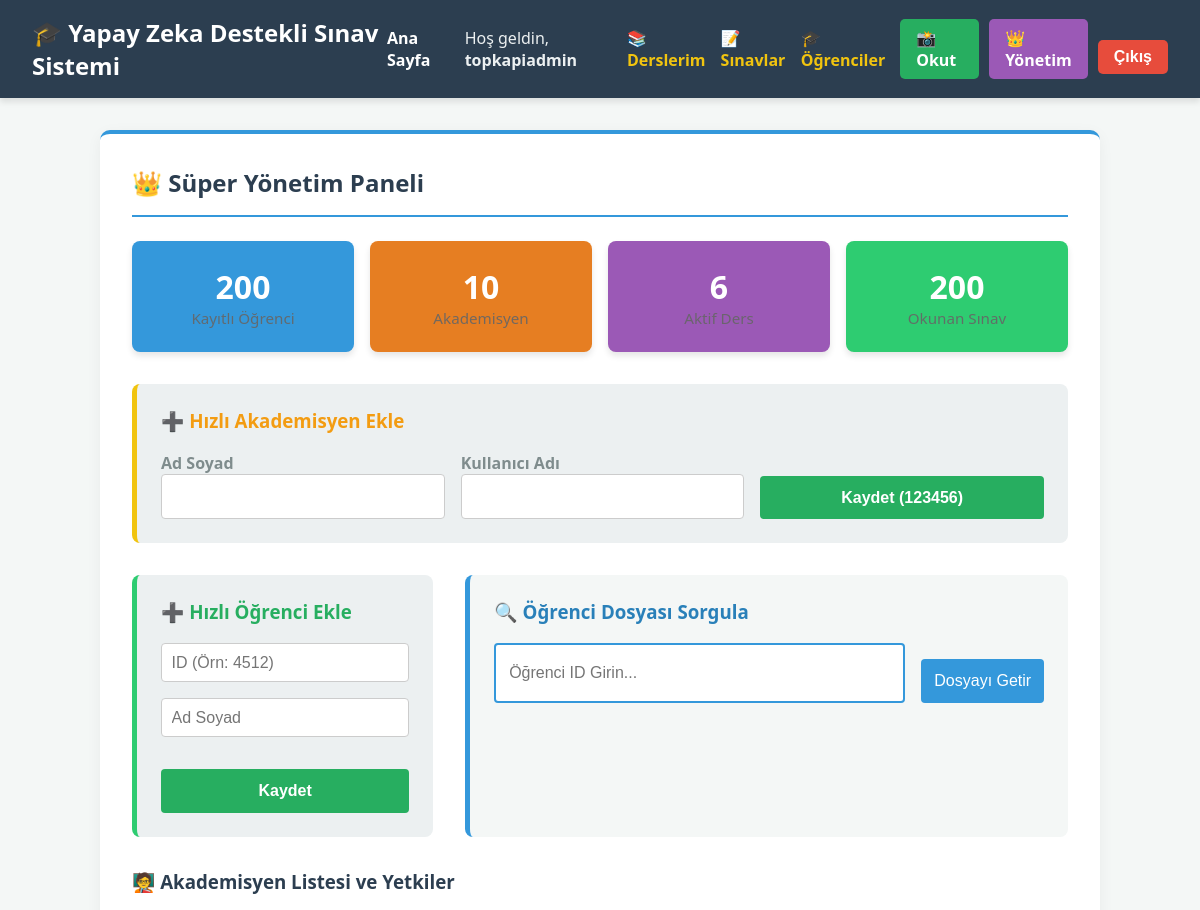
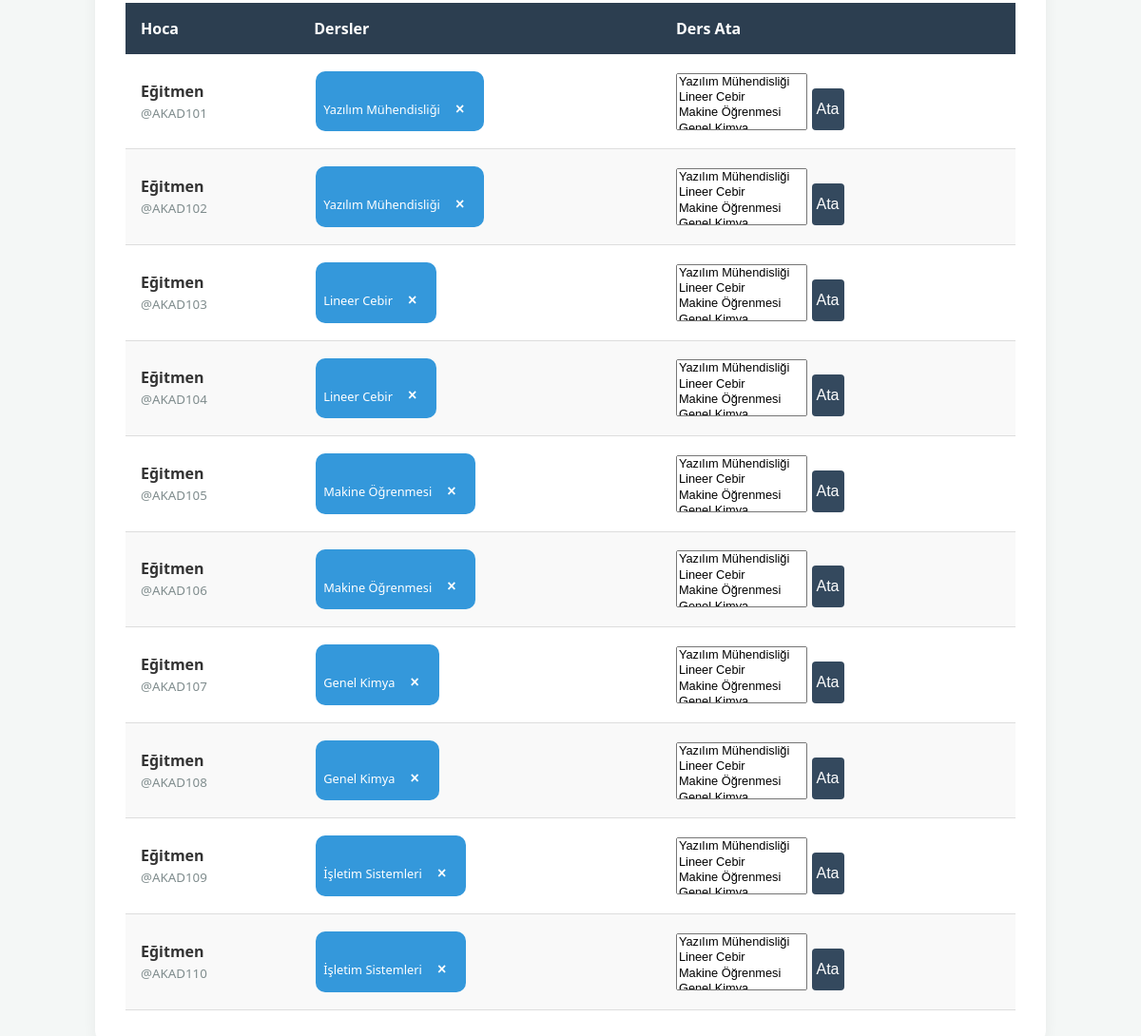
Screenshot of /okuyucu/yonetim-paneli/ (signed in) with the database file from the repository (2 pictures, top to bottom).
### okuyucu/models.py (models this page shows, shortened)
class Akademisyen(models.Model):
    user = models.OneToOneField(User, on_delete=models.CASCADE, null=True, blank=True, related_name="akademisyen_profili")
    akademisyen_id = models.CharField(max_length=20, unique=True, verbose_name="Akademisyen ID")
    verdigi_dersler = models.ManyToManyField(
        'Ders',
        related_name='akademisyenler',
        blank=True,
        verbose_name="Verdiği Dersler"
    )

class Ders(models.Model):
    ders_id = models.CharField(max_length=10, primary_key=True, verbose_name="Ders Kodu")
    ders_adi = models.CharField(max_length=100, verbose_name="Ders Adı")

### okuyucu/views.py (the view, shortened to what this page needs)
# urls.py: path('yonetim-paneli/', views.admin_dashboard, name='admin_dashboard'),
@user_passes_test(is_super_admin, login_url='/okuyucu/login/')
def admin_dashboard(request):
    from django.contrib.auth.models import User
    searched_ogrenci = None
    ogrenci_karnesi = None
    context = {
        'toplam_ogrenci': Ogrenci.objects.count(),
        'toplam_akademisyen': Akademisyen.objects.count(),
        'toplam_ders': Ders.objects.count(),
        'toplam_sinav_kagidi': SinavSonucu.objects.filter(onaylandi_mi=True).count(),
        'akademisyenler': Akademisyen.objects.select_related('user').prefetch_related('verdigi_dersler').all(),
        'bostaki_akademisyenler': Akademisyen.objects.filter(verdigi_dersler__isnull=True).select_related('user').distinct(),
        'dersler': Ders.objects.all(),
        'searched_ogrenci': searched_ogrenci,
        'ogrenci_karnesi': ogrenci_karnesi,
    }
    return render(request, 'admin_dashboard.html', context)

### okuyucu/views.py (called while the page is built)
def is_super_admin(user):
    return user.is_authenticated and user.is_superuser

### okuyucu/templates/admin_dashboard.html (shortened to what this page needs)
{% extends 'base.html' %}
{% block content %}
<div class="card" style="margin-top: 2rem;">
    <h2 style="color: #2c3e50; border-bottom: 2px solid #3498db; padding-bottom: 1rem; margin-bottom: 1.5rem;">👑 Süper
        Yönetim Paneli</h2>
    <div
        style="display: grid; grid-template-columns: repeat(auto-fit, minmax(200px, 1fr)); gap: 1rem; margin-bottom: 2rem;">
        <div
            style="background-color: #3498db; color: white; padding: 1.5rem; border-radius: 8px; text-align: center; box-shadow: 0 4px 6px rgba(0,0,0,0.1);">
            <h3 style="margin: 0; font-size: 2rem;">{{ toplam_ogrenci }}</h3>
            <p style="margin: 0; opacity: 0.9;">Kayıtlı Öğrenci</p>
        </div>
        <div
            style="background-color: #e67e22; color: white; padding: 1.5rem; border-radius: 8px; text-align: center; box-shadow: 0 4px 6px rgba(0,0,0,0.1);">
            <h3 style="margin: 0; font-size: 2rem;">{{ toplam_akademisyen }}</h3>
            <p style="margin: 0; opacity: 0.9;">Akademisyen</p>
        </div>
        <div
            style="background-color: #9b59b6; color: white; padding: 1.5rem; border-radius: 8px; text-align: center; box-shadow: 0 4px 6px rgba(0,0,0,0.1);">
            <h3 style="margin: 0; font-size: 2rem;">{{ toplam_ders }}</h3>
            <p style="margin: 0; opacity: 0.9;">Aktif Ders</p>
        </div>
        <div
            style="background-color: #2ecc71; color: white; padding: 1.5rem; border-radius: 8px; text-align: center; box-shadow: 0 4px 6px rgba(0,0,0,0.1);">
            <h3 style="margin: 0; font-size: 2rem;">{{ toplam_sinav_kagidi }}</h3>
            <p style="margin: 0; opacity: 0.9;">Okunan Sınav</p>
        </div>
    </div>
    <div
        style="background-color: #ecf0f1; padding: 1.5rem; border-radius: 8px; margin-bottom: 2rem; border-left: 5px solid #f1c40f;">
        <h3 style="margin-top: 0; color: #f39c12;">➕ Hızlı Akademisyen Ekle</h3>
        <form action="{% url 'okuyucu:admin_dashboard' %}" method="POST"
            style="display: grid; grid-template-columns: repeat(auto-fit, minmax(200px, 1fr)); gap: 1rem; align-items: end;">
            <div>
                <label style="font-weight: bold; color: #7f8c8d;">Ad Soyad</label>
                <input type="text" name="ad_soyad" required
                    style="width: 100%; padding: 0.8rem; border: 1px solid #ccc; border-radius: 4px; box-sizing: border-box;">
            </div>
            <div>
                <label style="font-weight: bold; color: #7f8c8d;">Kullanıcı Adı</label>
                <input type="text" name="username" required
                    style="width: 100%; padding: 0.8rem; border: 1px solid #ccc; border-radius: 4px; box-sizing: border-box;">
            </div>
            <button type="submit"
                style="background-color: #27ae60; color: white; padding: 0.8rem; font-weight: bold; border: none; border-radius: 4px; cursor: pointer;">Kaydet
                (123456)</button>
        </form>
    </div>
    <div style="display: grid; grid-template-columns: 1fr 2fr; gap: 2rem; margin-bottom: 2rem;">
        <div style="background-color: #ecf0f1; padding: 1.5rem; border-radius: 8px; border-left: 5px solid #2ecc71;">
            <h3 style="margin-top: 0; color: #27ae60;">➕ Hızlı Öğrenci Ekle</h3>
            <form action="{% url 'okuyucu:admin_dashboard' %}" method="POST"
                style="display: flex; flex-direction: column; gap: 1rem;">
                <input type="text" name="ogrenci_id" placeholder="ID (Örn: 4512)" required
                    style="padding: 0.6rem; border: 1px solid #ccc; border-radius: 4px;">
                <input type="text" name="ad_soyad" placeholder="Ad Soyad" required
                    style="padding: 0.6rem; border: 1px solid #ccc; border-radius: 4px;">
                <button type="submit"
                    style="background-color: #27ae60; color: white; padding: 0.8rem; border: none; border-radius: 4px; font-weight: bold; cursor: pointer;">Kaydet</button>
            </form>
        </div>
        <div style="background-color: #f4f7f6; padding: 1.5rem; border-radius: 8px; border-left: 5px solid #3498db;">
            <h3 style="margin-top: 0; color: #2980b9;">🔍 Öğrenci Dosyası Sorgula</h3>
            <form action="{% url 'okuyucu:admin_dashboard' %}" method="POST"
                style="display: flex; gap: 1rem; margin-bottom: 1rem;">
                <input type="text" name="search_id" placeholder="Öğrenci ID Girin..." required
                    style="flex-grow: 1; padding: 0.8rem; border: 2px solid #3498db; border-radius: 4px;">
                <button type="submit"
                    style="background-color: #3498db; color: white; padding: 0.8rem; border: none; border-radius: 4px; cursor: pointer;">Dosyayı
                    Getir</button>
            </form>
        </div>
    </div>
    <h3 style="color: #2c3e50;">🧑‍🏫 Akademisyen Listesi ve Yetkiler</h3>
    <table style="width: 100%; border-collapse: collapse;">
        <thead>
            <tr style="background-color: #2c3e50; color: white;">
                <th style="padding: 1rem; text-align: left;">Hoca</th>
                <th style="padding: 1rem; text-align: left;">Dersler</th>
                <th style="padding: 1rem; text-align: left;">Ders Ata</th>
            </tr>
        </thead>
        <tbody>
            {% for akad in akademisyenler %}
            <tr class="{% cycle 'row-renk-1' 'row-renk-2' %}" style="border-bottom: 1px solid #ddd;">
                <td style="padding: 1rem;">
                    <strong>{{ akad.user.first_name|default:akad.user.username }}</strong><br>
                    <small style="color: #7f8c8d;">@{{ akad.user.username }}</small>
                </td>
                <td style="padding: 1rem;">
                    {% for d in akad.verdigi_dersler.all %}
                    <span
                        style="display: inline-block; background: #3498db; color: white; padding: 2px 8px; border-radius: 10px; font-size: 0.8rem; margin: 2px;">
                        {{ d.ders_adi }}
                        <form action="{% url 'okuyucu:admin_dashboard' %}" method="POST" style="display: inline;">
                            <button type="submit"
                                style="background: none; border: none; color: white; cursor: pointer; font-weight: bold;">&times;</button>
                        </form>
                    </span>
                    {% empty %}
                    <span style="color: #e74c3c; font-style: italic;">Atanmadı</span>
                    {% endfor %}
                </td>
                <td style="padding: 1rem;">
                    <form action="{% url 'okuyucu:admin_dashboard' %}" method="POST" style="display: flex; gap: 5px;">
                        <select name="ders_ids" multiple style="height: 60px; font-size: 0.8rem;">
                            {% for ders in dersler %}
                            <option value="{{ ders.pk }}">{{ ders.ders_adi }}</option>
                            {% endfor %}
                        </select>
                        <button type="submit"
                            style="background: #34495e; color: white; border: none; padding: 5px; border-radius: 4px; cursor: pointer;">Ata</button>
                    </form>
                </td>
            </tr>
            {% endfor %}
        </tbody>
    </table>
</div>
{% endblock %}

### okuyucu/templates/base.html (shortened to what this page needs)
{% load static %}
<!DOCTYPE html>
<html lang="tr">
<head>
    <link rel="stylesheet" href="{% static 'css/style.css' %}">
</head>
<body>
    <nav class="navbar">
        <h1>🎓 Yapay Zeka Destekli Sınav Sistemi</h1>
        <div style="display: flex; align-items: center;">
            <a href="{% url 'okuyucu:ana_sayfa' %}" style="color: white; margin-right: 20px; text-decoration: none; font-weight: bold;">Ana Sayfa</a>
            {% if user.is_authenticated %}
                <span style="color: #ecf0f1; margin-right: 15px;">Hoş geldin, <b>{{ user.username }}</b></span>
                <a href="{% url 'okuyucu:ders_listesi' %}" style="color: #f1c40f; text-decoration: none; margin-right: 15px; font-weight: bold;">📚 Derslerim</a>
                <a href="{% url 'okuyucu:sinav_listesi' %}" style="color: #f1c40f; text-decoration: none; margin-right: 15px; font-weight: bold;">📝 Sınavlar</a>
                <a href="{% url 'okuyucu:ogrenci_listesi' %}" style="color: #f1c40f; text-decoration: none; margin-right: 15px; font-weight: bold;">🎓 Öğrenciler</a>
                <a href="{% url 'okuyucu:kagit_yukle' %}"
                    style="background-color: #27ae60; color: white; padding: 0.5rem 1rem; text-decoration: none; border-radius: 5px; font-weight: bold; margin-right: 10px; transition: 0.3s;">📸
                    Okut</a>
                {% if user.is_superuser %}
                    <a href="{% url 'okuyucu:admin_dashboard' %}" style="background-color: #9b59b6; color: white; padding: 0.5rem 1rem; text-decoration: none; border-radius: 5px; font-weight: bold; margin-right: 10px; transition: 0.3s;">👑 Yönetim</a>
                {% endif %}
                <form action="{% url 'okuyucu:logout' %}" method="post" style="display:inline;">
                    <button type="submit" style="background-color: #e74c3c; color: white; border: none; padding: 0.5rem 1rem; border-radius: 5px; font-weight: bold; cursor: pointer; transition: 0.3s;">Çıkış</button>
                </form>
            {% else %}
                <a href="{% url 'okuyucu:login' %}" style="background-color: #3498db; color: white; padding: 0.6rem 1.2rem; text-decoration: none; border-radius: 5px; font-weight: bold; transition: 0.3s;">🔑 Giriş Yap</a>
            {% endif %}
        </div>
    </nav>
    <div class="container">
        {% block content %}
        {% endblock %}
    </div>
</body>
</html>

### okuyucu/static/css/style.css (style rules this page uses)
:root { --primary-color: #2c3e50; --secondary-color: #3498db; --bg-color: #f4f7f6; --card-bg: #ffffff; --text-color: #333333; }
body { font-family: 'Segoe UI', Tahoma, Geneva, Verdana, sans-serif; background-color: var(--bg-color); color: var(--text-color); margin: 0; padding: 0; }
.navbar { background-color: var(--primary-color); color: white; padding: 1rem 2rem; display: flex; justify-content: space-between; align-items: center; box-shadow: 0 4px 6px rgba(0, 0, 0, 0.1); }
.navbar h1 { margin: 0; font-size: 1.5rem; }
.container { max-width: 1000px; margin: 2rem auto; padding: 0 1rem; }
.card { background-color: var(--card-bg); padding: 2rem; border-radius: 10px; box-shadow: 0 4px 15px rgba(0, 0, 0, 0.05); border-top: 4px solid var(--secondary-color); }
.card h2 { margin-top: 0; color: var(--primary-color); }
.card p { color: #666; font-size: 0.95rem; margin-bottom: 1.5rem; }
input[type="text"], input[type="number"] { padding: 0.8rem; border: 1px solid #ccc; border-radius: 5px; font-size: 1rem; }
button { margin-top: 1rem; padding: 0.8rem; background-color: var(--secondary-color); color: white; border: none; border-radius: 5px; font-size: 1rem; cursor: pointer; transition: background-color 0.3s; }
.row-renk-1 { background-color: #ffffff; }
.row-renk-2 { background-color: #f9f9f9; }

### rows the page displays
Akademisyen: user.first_name "Eğitmen", user.username "AKAD101"
Ders: ders_adi "Yazılım Mühendisliği"
Akademisyen: user.first_name "Eğitmen", user.username "AKAD102"
Akademisyen: user.first_name "Eğitmen", user.username "AKAD103"
Ders: {{ ders.pk }} 12077 (drawn), ders_adi "Lineer Cebir"
Akademisyen: user.first_name "Eğitmen", user.username "AKAD104"
Akademisyen: user.first_name "Eğitmen", user.username "AKAD105"
Ders: {{ ders.pk }} 32041 (drawn), ders_adi "Makine Öğrenmesi"
Akademisyen: user.first_name "Eğitmen", user.username "AKAD106"
Akademisyen: user.first_name "Eğitmen", user.username "AKAD107"
Ders: {{ ders.pk }} 87039 (drawn), ders_adi "Genel Kimya"
Akademisyen: user.first_name "Eğitmen", user.username "AKAD108"
Akademisyen: user.first_name "Eğitmen", user.username "AKAD109"
Ders: ders_adi "İşletim Sistemleri"
Akademisyen: user.first_name "Eğitmen", user.username "AKAD110"

### other values shown
{{ user.username }} "topkapiadmin"
{{ toplam_ogrenci }} "200"
{{ toplam_akademisyen }} "10"
{{ toplam_ders }} "6"
{{ toplam_sinav_kagidi }} "200"
